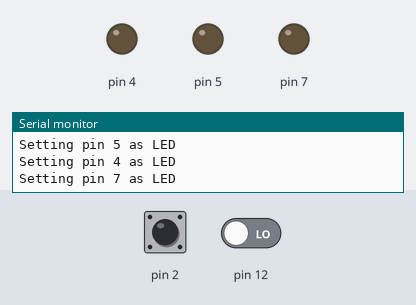
Recording of a sketch running on a simulated Arduino Uno, built with avr-gcc and run on an emulated ATmega328P. Parts: output pins drawn as LEDs (lit = HIGH), the last lines printed to the serial monitor. The inputs (shaded band) are chosen by the test bench; at power-on: pin 2 LOW, pin 12 LOW.

Above: at 1.2 s.
1.3 s: pin 2 driven HIGH
At 2.3 s:
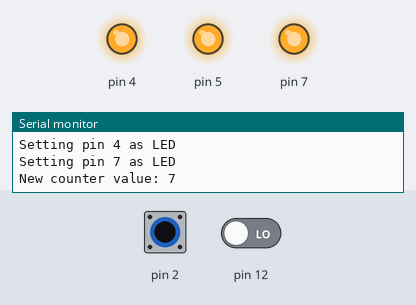
2.8 s: pin 2 pulsed LOW 5 times (0.12 s each, 0.3 s apart)
At 5.3 s:
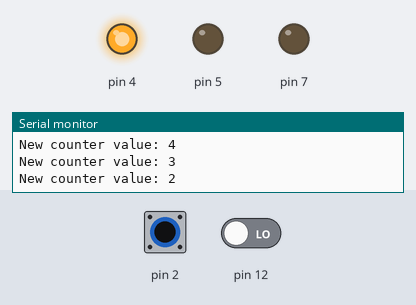
5.8 s: pin 2 pulsed LOW 2 times (0.12 s each, 0.3 s apart)
At 6.07 s:
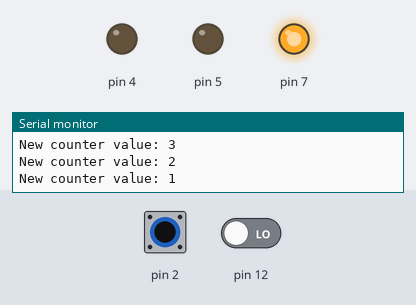
Timing chart, 0 to 8.8 s (numbered marks = the images above; inputs shaded):
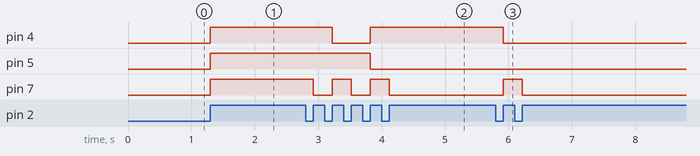

Measured:
- after the input at 1.3 s, pin 4, pin 5, pin 7: LOW → HIGH at once
- after the input at 2.8 s, pin 4: HIGH → LOW after 0.42 s, → HIGH 0.60 s later; pin 5: HIGH → LOW after 1.0 s; pin 7: alternates HIGH for 0.30 s and LOW for 0.30 s, 5 changes in all, then stays LOW, starting after 0.12 s
- after the input at 5.8 s, pin 4: HIGH → LOW after 0.12 s; pin 7: LOW → HIGH after 0.12 s, → LOW 0.30 s later

The sketch:

vkiril2Lab2.ino
```cpp
// Viktor Kirillov - 677621632
// Lab 2 - Input and Output
// Description - Using buttons you can increase and decrease the counter by 1,
//                after change leds would display current value.
// No assumptions
// No references

#include <stdarg.h> // for arbitrary number of args

const byte MAX_LEDS = 10;

class BinaryLed {
private:
    byte *leds;
    byte totalLeds;
    byte btn1, btn2;
    byte counter;
    int maxValue;

    bool pressed;

public:
    BinaryLed(byte b1, byte b2, byte led...):
        totalLeds(0), btn1(b1), btn2(b2), counter(0), maxValue(1), pressed(false)
    {
        Serial.begin(9600);

        leds = new byte[MAX_LEDS];

        // Filling leds array
        if (isPinValid(led))
            leds[totalLeds++] = (byte) led;

        va_list list;
        va_start(list, led);
        while (int _pin = va_arg(list, int)) {
            if (isPinValid(_pin) && totalLeds < MAX_LEDS) {
                leds[totalLeds++] = (byte) _pin;
            }
        }
        va_end(list);

        // Setting the pin mode
        for(byte i=0; i<totalLeds; i++) {
            pinMode(leds[i], OUTPUT);
            Serial.print("Setting pin "); Serial.print(leds[i]); Serial.println(" as LED");
            maxValue *= 2;
        }
        pinMode(b1, INPUT);
        pinMode(b2, INPUT);
    }

    void update() {
        // Is button 1 pressed
        if (digitalRead(btn1) == HIGH) {
            if (!pressed) {
                updateCounter(false);
                pressed = true;
            }
        }
        // Is button 2 pressed
        else if (digitalRead(btn2) == HIGH) {
            if (!pressed) {
                updateCounter(true);
                pressed = true;
            }
        }
        else {
            pressed = false;
        }
    }

private:
    bool isPinValid(int pin) {  // Checks for pin to be in valid range
        return (pin > 0 && pin < 30);
    }

    // Increases / decreases the counter
    void updateCounter(bool increase) {
        counter += increase ? 1 : -1;
        counter %= maxValue;
        Serial.print("New counter value: "); Serial.println(counter);

        // Turning off all LEDs
        for(byte i=0; i<totalLeds; i++)
            digitalWrite(leds[i], LOW);

        int res = counter;
        byte i=totalLeds-1;
        while(res > 0) {
            if (res % 2 == 1 ) {
                digitalWrite(leds[i], HIGH);
            }
            res /= 2;
            i--;
        }
    }
};

BinaryLed *binaryLed;

void setup() {
    // First 2 inputs are button pins, then arbitrary number of led pins from left to right
    binaryLed = new BinaryLed(2, 12, 5, 4, 7);
}

void loop() {
    binaryLed->update();
}
```
